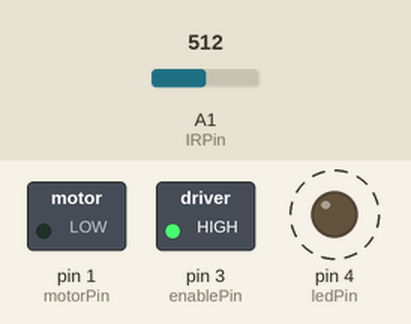
This sketch was run on a simulated Arduino Uno, built with avr-gcc and run on an emulated ATmega328P. Parts: switched loads named in the sketch (green lamp = pin HIGH), output pins drawn as LEDs (lit = HIGH). Dashed ring = blinking. The test bench sets the inputs (shaded band); at power-on: A1 (IRPin) = 512.

Above: at 1.2 s.
1.3 s: A1 (IRPin) set to 900
At 2.55 s:
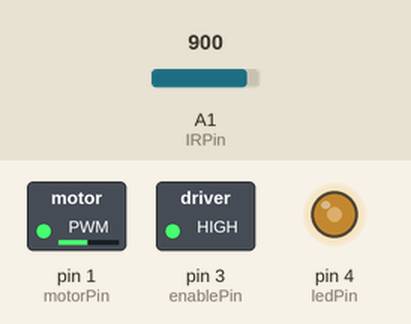
4.3 s: A1 (IRPin) set to 810
7.3 s: A1 (IRPin) set to 788
10.3 s: A1 (IRPin) set to 706
13.3 s: A1 (IRPin) set to 686
At 13.52 s:
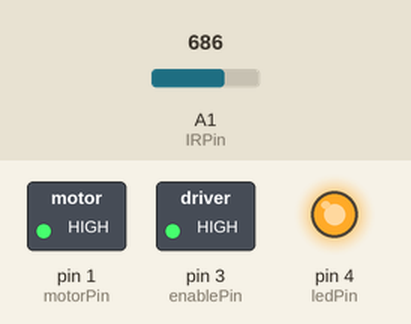
16.3 s: A1 (IRPin) set to 306
Timing chart, 0 to 20.3 s (numbered marks = the images above; inputs shaded):
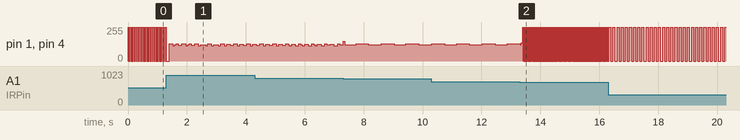

Measured:
- the behaviour switches between 695 and 694 on A1 (IRPin) (found by bisection; images 1 and 2)
- by itself, pin 1 (motorPin), pin 4 (ledPin): repeats every 0.14 s: 255/255 0.07 s, 0/255 0.07 s

The sketch:

HTTiny3.ino
```cpp
const int motorPin = 1;
const int IRPin = 1;//Remeber - this is not the actual pin just the first analog pin
const int enablePin = 3;
const int ledPin = 4;

int distance = 0;

void setup() {
  pinMode(IRPin, INPUT);
  pinMode(motorPin, OUTPUT);
  pinMode(enablePin, OUTPUT);
  pinMode(ledPin, OUTPUT);
  digitalWrite(enablePin, HIGH);
}

void loop() {
 distance = getDistance();

  if (distance < 27 ) {
    digitalWrite(motorPin, HIGH);
    digitalWrite(ledPin, HIGH);
    delay(distance*5);
    digitalWrite(motorPin, LOW);
    digitalWrite(ledPin, LOW);
    delay(distance*5);
  }

  else {
    digitalWrite(motorPin, LOW);
    digitalWrite(ledPin, LOW);
  }
}

int getDistance() {
  //Calibrated for 3.3 V
  int sensorValue = analogRead(IRPin);
  int distanceVal = 48.223 * pow(2.7182818284, (-0.004*sensorValue));
  return distanceVal;
}
```
